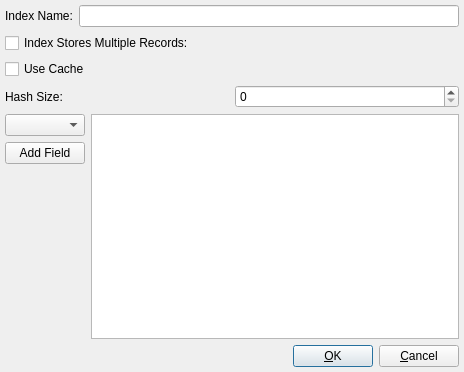
<ui version="4.0" >
 <author></author>
 <comment></comment>
 <exportmacro></exportmacro>
 <class>IndexDialogUI</class>
 <widget class="QDialog" name="IndexDialogUI" >
  <property name="geometry" >
   <rect>
    <x>0</x>
    <y>0</y>
    <width>464</width>
    <height>372</height>
   </rect>
  </property>
  <property name="windowTitle" >
   <string>Form3</string>
  </property>
  <layout class="QVBoxLayout" >
   <property name="margin" >
    <number>5</number>
   </property>
   <property name="spacing" >
    <number>6</number>
   </property>
   <item>
    <layout class="QHBoxLayout" >
     <property name="margin" >
      <number>0</number>
     </property>
     <property name="spacing" >
      <number>6</number>
     </property>
     <item>
      <widget class="QLabel" name="textLabel1" >
       <property name="text" >
        <string>Index Name:</string>
       </property>
      </widget>
     </item>
     <item>
      <widget class="QLineEdit" name="mName" />
     </item>
    </layout>
   </item>
   <item>
    <widget class="QCheckBox" name="mMultiCheck" >
     <property name="text" >
      <string>Index Stores Multiple Records:</string>
     </property>
    </widget>
   </item>
   <item>
    <widget class="QCheckBox" name="mCacheCheck" >
     <property name="text" >
      <string>Use Cache</string>
     </property>
    </widget>
   </item>
   <item>
    <layout class="QHBoxLayout" >
     <property name="margin" >
      <number>0</number>
     </property>
     <property name="spacing" >
      <number>6</number>
     </property>
     <item>
      <widget class="QLabel" name="textLabel7" >
       <property name="text" >
        <string>Hash Size:</string>
       </property>
      </widget>
     </item>
     <item>
      <widget class="QSpinBox" name="spinBox2" />
     </item>
    </layout>
   </item>
   <item>
    <layout class="QHBoxLayout" >
     <property name="margin" >
      <number>0</number>
     </property>
     <property name="spacing" >
      <number>6</number>
     </property>
     <item>
      <layout class="QVBoxLayout" >
       <property name="margin" >
        <number>0</number>
       </property>
       <property name="spacing" >
        <number>6</number>
       </property>
       <item>
        <widget class="QComboBox" name="mFieldCombo" />
       </item>
       <item>
        <widget class="QPushButton" name="mAddField" >
         <property name="text" >
          <string>Add Field</string>
         </property>
        </widget>
       </item>
       <item>
        <spacer>
         <property name="orientation" >
          <enum>Qt::Vertical</enum>
         </property>
         <property name="sizeType" >
          <enum>QSizePolicy::Expanding</enum>
         </property>
         <property name="sizeHint" >
          <size>
           <width>20</width>
           <height>31</height>
          </size>
         </property>
        </spacer>
       </item>
      </layout>
     </item>
     <item>
      <widget class="QListWidget" name="mFieldList" />
     </item>
    </layout>
   </item>
   <item>
    <layout class="QHBoxLayout" >
     <property name="margin" >
      <number>0</number>
     </property>
     <property name="spacing" >
      <number>6</number>
     </property>
     <item>
      <spacer>
       <property name="orientation" >
        <enum>Qt::Horizontal</enum>
       </property>
       <property name="sizeType" >
        <enum>QSizePolicy::Expanding</enum>
       </property>
       <property name="sizeHint" >
        <size>
         <width>41</width>
         <height>20</height>
        </size>
       </property>
      </spacer>
     </item>
     <item>
      <widget class="QPushButton" name="mOK" >
       <property name="text" >
        <string>&amp;OK</string>
       </property>
       <property name="shortcut" >
        <string>Alt+O</string>
       </property>
       <property name="default" >
        <bool>true</bool>
       </property>
      </widget>
     </item>
     <item>
      <widget class="QPushButton" name="mCancel" >
       <property name="text" >
        <string>&amp;Cancel</string>
       </property>
       <property name="shortcut" >
        <string>Alt+C</string>
       </property>
      </widget>
     </item>
    </layout>
   </item>
  </layout>
 </widget>
 <layoutdefault spacing="6" margin="11" />
 <resources/>
 <connections>
  <connection>
   <sender>mCancel</sender>
   <signal>clicked()</signal>
   <receiver>IndexDialogUI</receiver>
   <slot>reject()</slot>
   <hints>
    <hint type="sourcelabel" >
     <x>421</x>
     <y>366</y>
    </hint>
    <hint type="destinationlabel" >
     <x>422</x>
     <y>372</y>
    </hint>
   </hints>
  </connection>
  <connection>
   <sender>mOK</sender>
   <signal>clicked()</signal>
   <receiver>IndexDialogUI</receiver>
   <slot>accept()</slot>
   <hints>
    <hint type="sourcelabel" >
     <x>299</x>
     <y>352</y>
    </hint>
    <hint type="destinationlabel" >
     <x>258</x>
     <y>349</y>
    </hint>
   </hints>
  </connection>
 </connections>
</ui>
